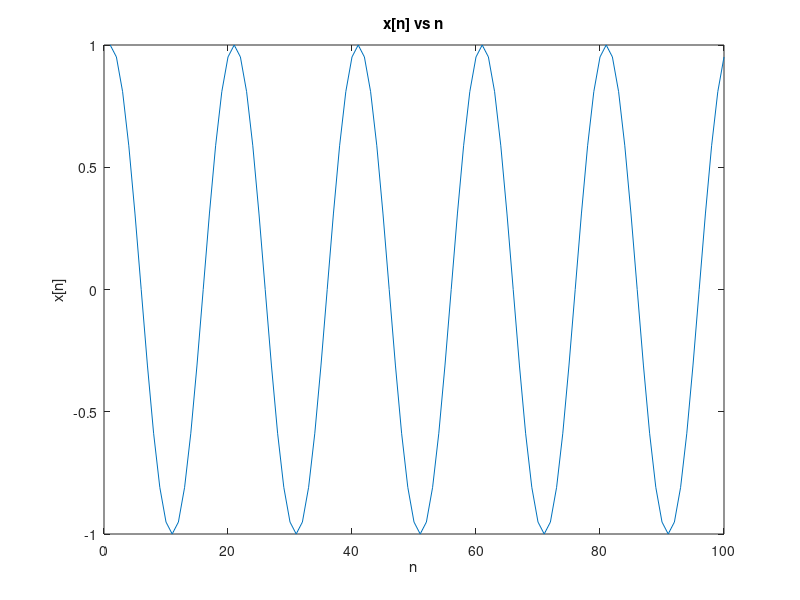
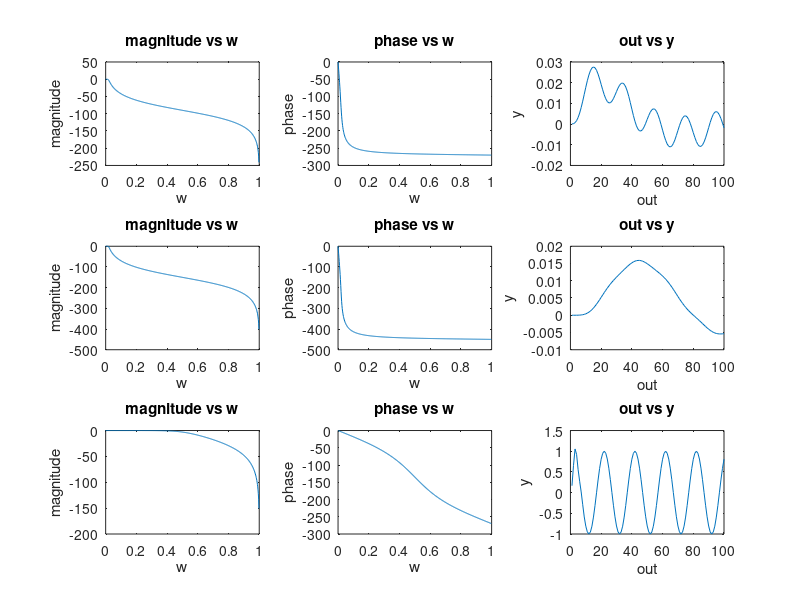

Write MATLAB code to recreate these figures, in order.
%Question 1(a)
n=1:100; Ts=1/20;
x=cos(2*pi*(n-1)*Ts);
figure;
plot(n,x);
xlabel('n');
ylabel('x[n]');
title('x[n] vs n');
%Question 1(b)
L=3;fc=0.02;
[b,a]=butter(L,fc);
[H,w]=freqz(b,a);
figure;
subplot(3,3,1)
plot(w/pi,20*log10(abs(H)));
xlabel('w');
ylabel('magnitude');
title('magnitude vs w');
phase=unwrap(angle(H))*180/pi;
subplot(3,3,2);
plot(w/pi,phase);
xlabel('w');
ylabel('phase');
title('phase vs w');
y=filter(b,a,x);
subplot(3,3,3);
plot(n,y);
xlabel('out');
ylabel('y');
title('out vs y');
%Question 1(c)
L=5;fc=0.02;
[b,a]=butter(L,fc);
[H,w]=freqz(b,a);
subplot(3,3,4)
plot(w/pi,20*log10(abs(H)));
xlabel('w');
ylabel('magnitude');
title('magnitude vs w');
phase=unwrap(angle(H))*180/pi;
subplot(3,3,5);
plot(w/pi,phase);
xlabel('w');
ylabel('phase');
title('phase vs w');
y=filter(b,a,x);
subplot(3,3,6);
plot(n,y);
xlabel('out');
ylabel('y');
title('out vs y');
%Question 1(d)
L=3;fc=0.5;
[b,a]=butter(L,fc);
[H,w]=freqz(b,a);
subplot(3,3,7)
plot(w/pi,20*log10(abs(H)));
xlabel('w');
ylabel('magnitude');
title('magnitude vs w');
phase=unwrap(angle(H))*180/pi;
subplot(3,3,8);
plot(w/pi,phase);
xlabel('w');
ylabel('phase');
title('phase vs w');
y=filter(b,a,x);
subplot(3,3,9);
plot(n,y);
xlabel('out');
ylabel('y');
title('out vs y');